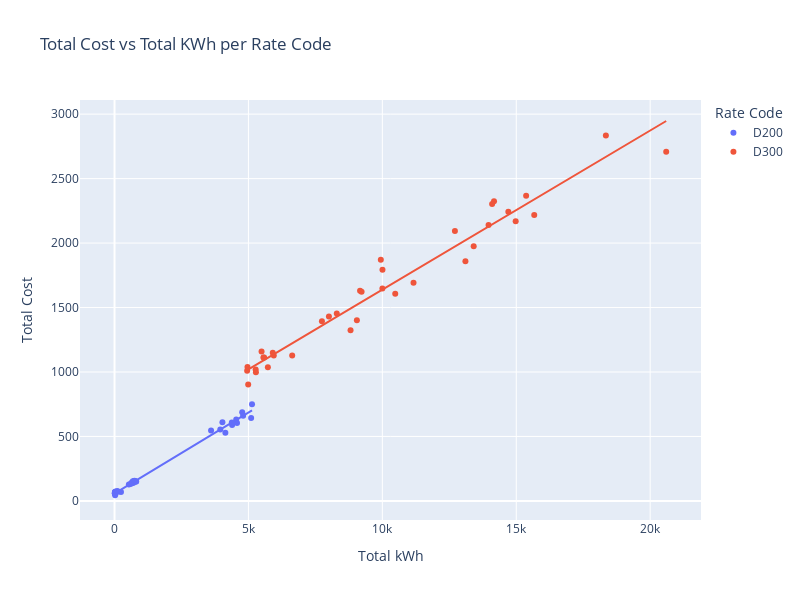

Notebook code cell kept with this figure:
### Code cell
# Create scatter plot with OLS trendlines per address (Name)
big_site_df['Rate Code'] = big_site_df['Name'].map(rate_code_mapping)
fig = px.scatter(
    big_site_df,
    x='Total kWh',
    y='Total',
    color='Rate Code',
    trendline='ols',
    trendline_scope='trace',
    labels={
        # 'Total KWh': 'Total kWh',
        'Total': 'Total Cost',
        # 'Name': 'Name'
    },
    title='Total Cost vs Total KWh per Rate Code',
    height= 600,
    width= 800
)
fig.show()

rate_code_formulas = get_trendline_df('Rate Code',fig)

### Figure 1 — Plotly figure (JSON) as saved in the notebook; plotly's stock layout.template omitted (floating-point values rounded to 4 significant figures)
{"data": [{"hovertemplate": "Rate Code=D200<br>Total kWh=%{x}<br>Total Cost=%{y}<extra></extra>", "legendgroup": "D200", "marker": {"color": "#636efa", "symbol": "circle"}, "mode": "markers", "name": "D200", "orientation": "v", "showlegend": true, "type": "scatter", "x": [5102.0, 779.5, 11.85, 4544.0, 694.3, 10.55, 4139.0, 535.2, 13.78, 4391.0, 737.6, 16.01, 4575.0, 797.5, 20.55, 4801.0, 753.1, 36.76, 5134.0, 810.7, 130.7, 4767.0, 684.0, 105.4, 4379.0, 634.2, 241.6, 3949.0, 647.8, 23.6, 4028.0, 745.2, 21.15, 3605.0, 598.5, 15.3], "xaxis": "x", "y": [642.4, 150.8, 62.49, 630.7, 138.2, 59.08, 529.1, 128.2, 57.45, 589.1, 154.8, 68.31, 604.1, 149.7, 63.02, 661.2, 151.2, 73.05, 750.6, 151.2, 71.01, 686.8, 153.2, 77.23, 609.1, 139.7, 68.76, 554.2, 140.8, 43.86, 610.5, 157.1, 67.29, 545.1, 131.1, 55.32], "yaxis": "y"}, {"hovertemplate": "<b>OLS trendline</b><br>Total = 0.125676 * Total kWh + 57.5964<br>R<sup>2</sup>=0.993307<br><br>Rate Code=D200<br>Total kWh=%{x}<br>Total Cost=%{y} <b>(trend)</b><extra></extra>", "legendgroup": "D200", "marker": {"color": "#636efa", "symbol": "circle"}, "mode": "lines", "name": "D200", "showlegend": false, "type": "scatter", "x": [10.55, 11.85, 13.78, 15.3, 16.01, 20.55, 21.15, 23.6, 36.76, 105.4, 130.7, 241.6, 535.2, 598.5, 634.2, 647.8, 684.0, 694.3, 737.6, 745.2, 753.1, 779.5, 797.5, 810.7, 3605.0, 3949.0, 4028.0, 4139.0, 4379.0, 4391.0, 4544.0, 4575.0, 4767.0, 4801.0, 5102.0, 5134.0], "xaxis": "x", "y": [58.92, 59.09, 59.33, 59.52, 59.61, 60.18, 60.25, 60.56, 62.22, 70.84, 74.02, 87.96, 124.9, 132.8, 137.3, 139.0, 143.6, 144.8, 150.3, 151.3, 152.2, 155.6, 157.8, 159.5, 510.6, 553.9, 563.9, 577.8, 607.9, 609.5, 628.6, 632.5, 656.7, 661.0, 698.7, 702.8], "yaxis": "y"}, {"hovertemplate": "Rate Code=D300<br>Total kWh=%{x}<br>Total Cost=%{y}<extra></extra>", "legendgroup": "D300", "marker": {"color": "#EF553B", "symbol": "circle"}, "mode": "markers", "name": "D300", "orientation": "v", "showlegend": true, "type": "scatter", "x": [11160.0, 6634.0, 20600.0, 9943.0, 5909.0, 18350.0, 10480.0, 5270.0, 15670.0, 10000.0, 5946.0, 15370.0, 9168.0, 5587.0, 14170.0, 10000.0, 5490.0, 14700.0, 9225.0, 5726.0, 14980.0, 9050.0, 5279.0, 13410.0, 8813.0, 4991.0, 13100.0, 8005.0, 4952.0, 12710.0, 8298.0, 5559.0, 14100.0, 7744.0, 4964.0, 13970.0], "xaxis": "x", "y": [1693.0, 1128.0, 2708.0, 1870.0, 1149.0, 2834.0, 1608.0, 1019.0, 2218.0, 1648.0, 1128.0, 2367.0, 1630.0, 1113.0, 2324.0, 1792.0, 1158.0, 2244.0, 1622.0, 1036.0, 2169.0, 1400.0, 997.0, 1975.0, 1324.0, 902.4, 1858.0, 1431.0, 1009.0, 2094.0, 1453.0, 1111.0, 2303.0, 1393.0, 1040.0, 2140.0], "yaxis": "y"}, {"hovertemplate": "<b>OLS trendline</b><br>Total = 0.123478 * Total kWh + 403.275<br>R<sup>2</sup>=0.958736<br><br>Rate Code=D300<br>Total kWh=%{x}<br>Total Cost=%{y} <b>(trend)</b><extra></extra>", "legendgroup": "D300", "marker": {"color": "#EF553B", "symbol": "circle"}, "mode": "lines", "name": "D300", "showlegend": false, "type": "scatter", "x": [4952.0, 4964.0, 4991.0, 5270.0, 5279.0, 5490.0, 5559.0, 5587.0, 5726.0, 5909.0, 5946.0, 6634.0, 7744.0, 8005.0, 8298.0, 8813.0, 9050.0, 9168.0, 9225.0, 9943.0, 10000.0, 10000.0, 10480.0, 11160.0, 12710.0, 13100.0, 13410.0, 13970.0, 14100.0, 14170.0, 14700.0, 14980.0, 15370.0, 15670.0, 18350.0, 20600.0], "xaxis": "x", "y": [1015.0, 1016.0, 1020.0, 1054.0, 1055.0, 1081.0, 1090.0, 1093.0, 1110.0, 1133.0, 1138.0, 1222.0, 1359.0, 1392.0, 1428.0, 1491.0, 1521.0, 1535.0, 1542.0, 1631.0, 1638.0, 1639.0, 1697.0, 1782.0, 1973.0, 2021.0, 2059.0, 2128.0, 2144.0, 2153.0, 2219.0, 2253.0, 2301.0, 2338.0, 2669.0, 2947.0], "yaxis": "y"}], "layout": {"height": 600, "legend": {"title": {"text": "Rate Code"}, "tracegroupgap": 0}, "title": {"text": "Total Cost vs Total KWh per Rate Code"}, "width": 800, "xaxis": {"anchor": "y", "domain": [0, 1], "title": {"text": "Total kWh"}}, "yaxis": {"anchor": "x", "domain": [0, 1], "title": {"text": "Total Cost"}}}}
